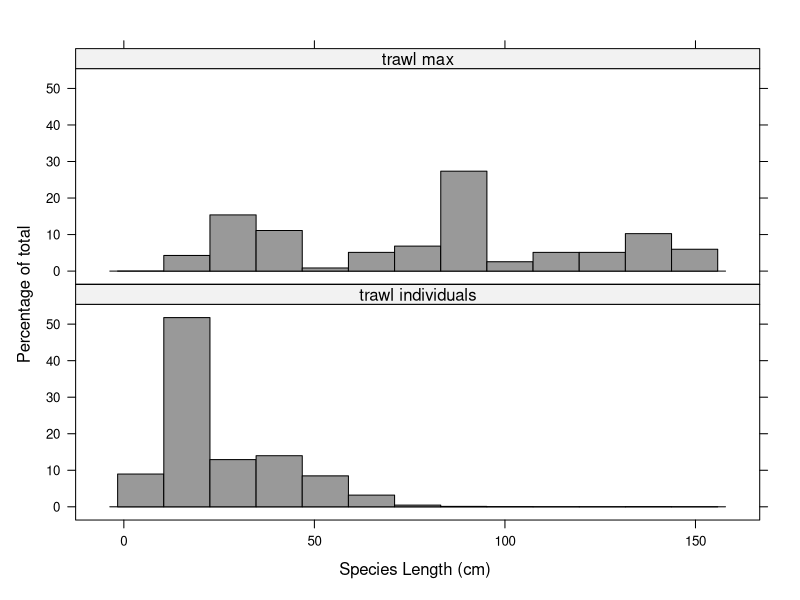
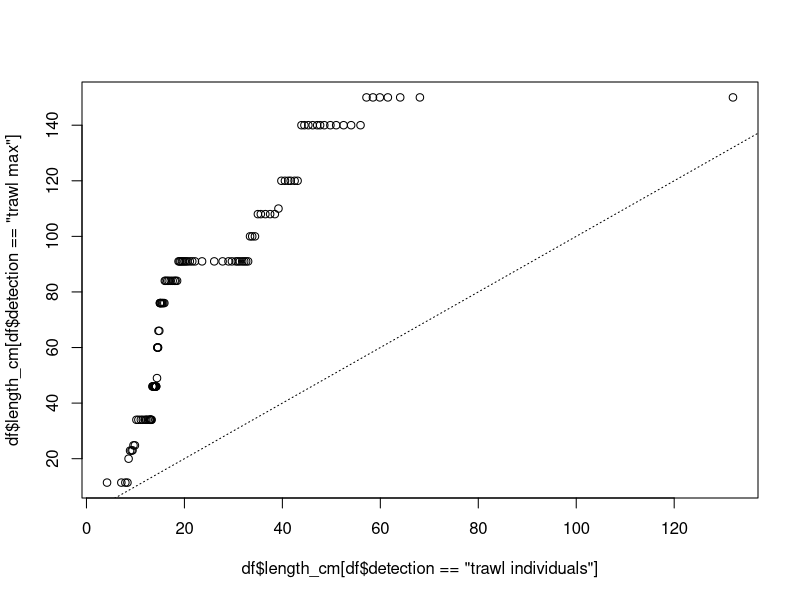
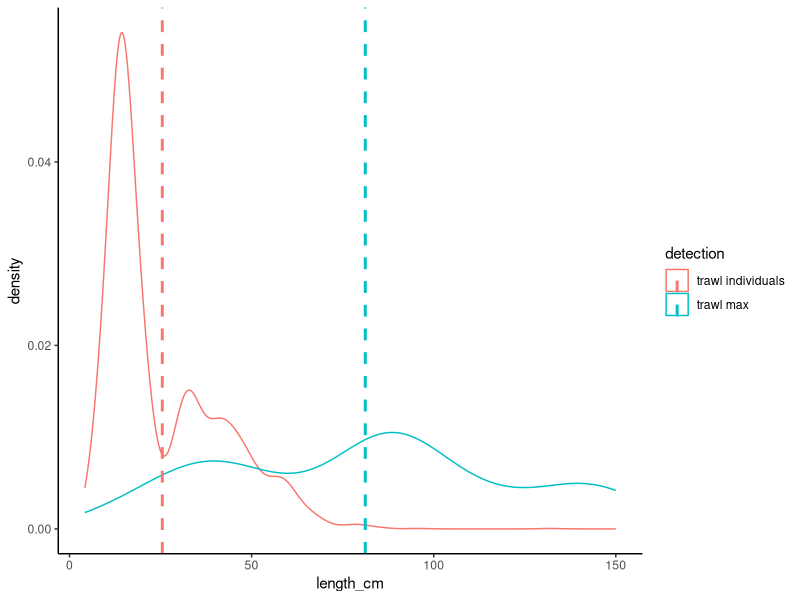
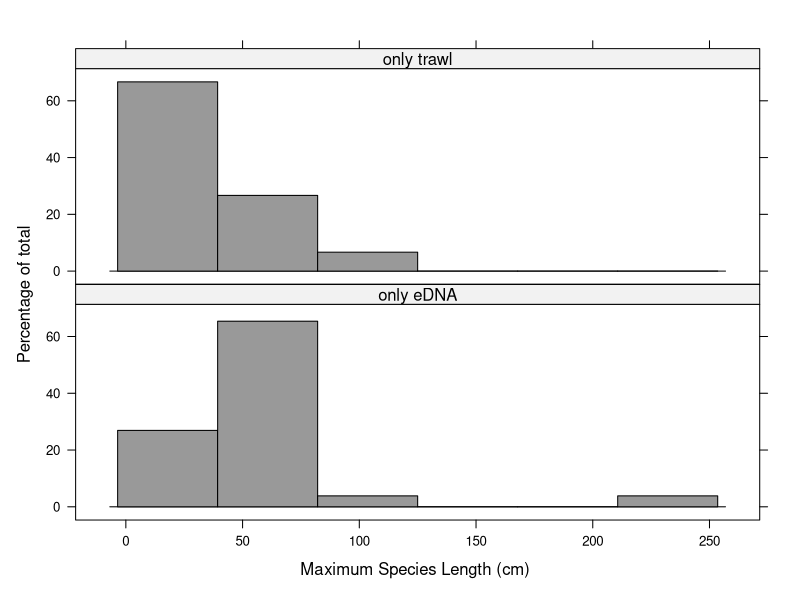
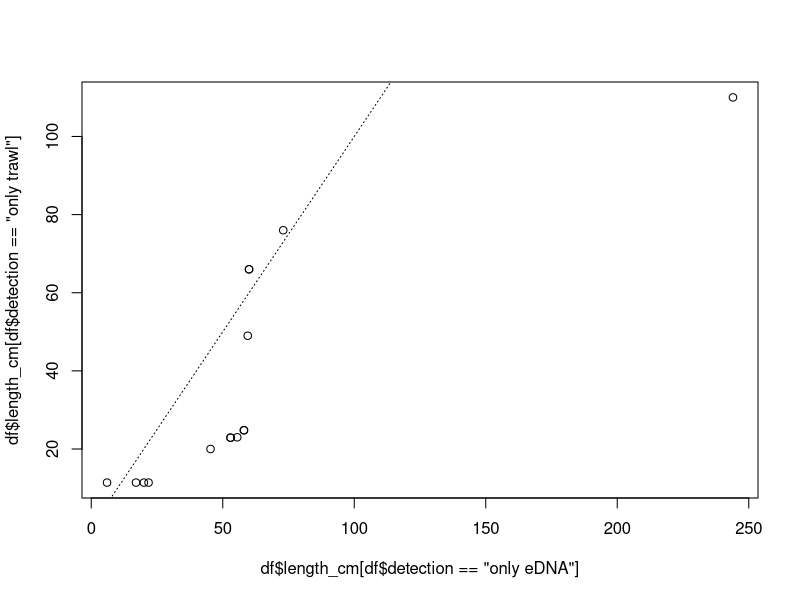
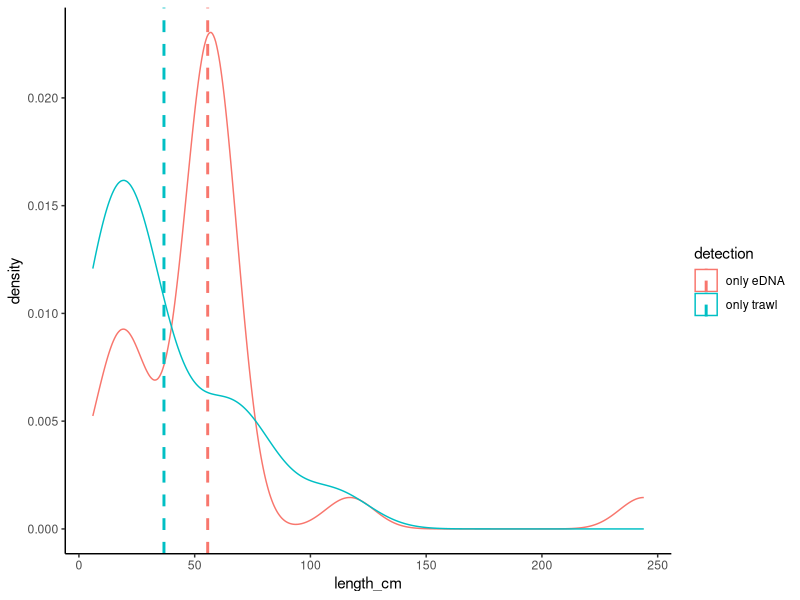
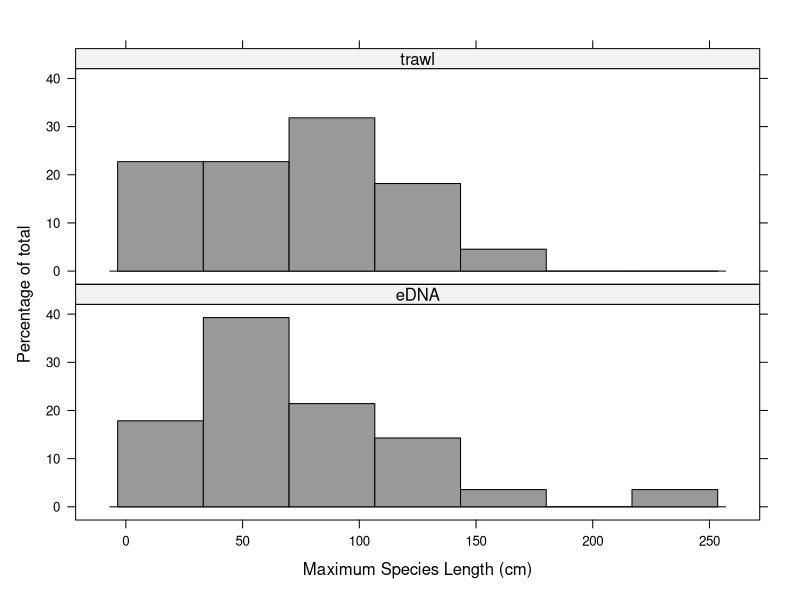
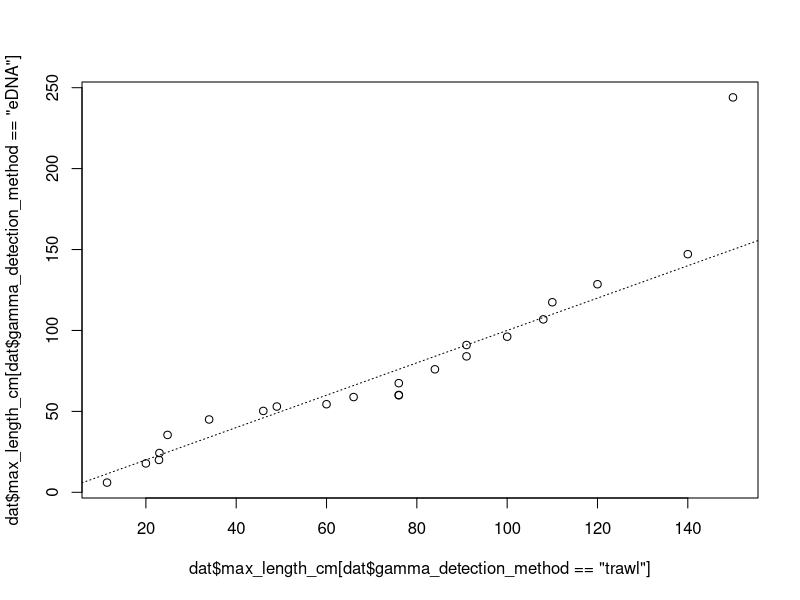

The R source for these figures, in order:
#Length Analysis 
#goal: statistical analysis of length distributions 

library(lattice)
library(plyr)
library(ggplot2)

dat <- read.csv(here::here("Processed_data", #does not include 'trawl individuals' 
                                "traits",
                                "length_2.csv"),
                     head=TRUE)

dat1 <- read.csv(here::here("Processed_data", #includes trawl individuals, only eDNA/trawl
                           "traits",
                           "length.csv"), 
                head=TRUE)



#Is there a true difference in distributions between indv. trawl + all trawl(detected by eDNA + trawl?) max. length? ####

#dataset
#extract ind. trawl, only trawl + both data from dat1 dataset 
df <- subset(dat1, detection %in% c('trawl individuals','only trawl','both eDNA/trawl'))  
df <- df[!is.na(df$length_cm),] #remove NA 

#rename only trawl + both eDNA/trawl to one common name trawl max 
df <- data.frame(lapply(df, function(x) {
  gsub("only trawl", "trawl max", x) 
  
}))

df <- data.frame(lapply(df, function(x) {
  gsub("both eDNA/trawl", "trawl max", x) 
  
}))
#change length to numeric 
df$length_cm <- as.numeric(df$length_cm)

#plot distributions
histogram(~ length_cm | detection, data = df, col = "gray60", layout = c(1, 2),
          xlab = list("Species Length (cm) "),
          ylab = list("Percentage of total"),
          scales = list(y = list(alternating = F)),
          strip = strip.custom(factor.levels = c("trawl individuals", "trawl max")))

qqplot(df$length_cm[df$detection == "trawl individuals"],
       df$length_cm[df$detection == "trawl max"])
abline(a = 0, b = 1, lty = 3)

#Two-sample Kolmogorov-Smirnov test
ks.test(df$length_cm[df$detection == "trawl individuals"],
        df$length_cm[df$detection == "trawl max"])

#Wilcox test
wilcox.test(length_cm ~ detection, data = df)

#T-test
t.test(length_cm ~ detection, data = df)


# Overlaid density plots with means

#plot again w/ distributions + mean
cdat <- ddply(df, "detection", summarise, length.mean=mean(length_cm))
cdat

plot <- ggplot(df, aes(x=length_cm, colour=detection)) +
  geom_density() +
  geom_vline(data=cdat, aes(xintercept=length.mean,  colour=detection),
             linetype="dashed", size=1) + 
  theme_classic()
plot

ggsave("./Outputs/traits/indvsmax.png", 
       plot = plot,
       width = 10, height = 6, units = "in")

#I want to know if there is a true difference in distribution between only eDNA + only trawl (only max length)####

#subset dat1 for only eDNA and only trawl 
df <- subset(dat1, detection %in% c('only trawl','only eDNA'))  
df <- df[!is.na(df$length_cm),] #remove NA

#plot distributions
histogram(~ length_cm | detection, data = df, col = "gray60", layout = c(1, 2),
          xlab = list("Maximum Species Length (cm) "),
          ylab = list("Percentage of total"),
          scales = list(y = list(alternating = F)),
          strip = strip.custom(factor.levels = c("only eDNA", "only trawl")))

qqplot(df$length_cm[df$detection == "only eDNA"],
       df$length_cm[df$detection == "only trawl"])
abline(a = 0, b = 1, lty = 3)

#Two-sample Kolmogorov-Smirnov test
ks.test(df$length_cm[df$detection == "only eDNA"],
        df$length_cm[df$detection == "only trawl"])

#Wilcox test
wilcox.test(length_cm ~ detection, data = df)

#T-test
t.test(length_cm ~ detection, data = df)

#plot again w/ distributions + mean
cdat <- ddply(df, "detection", summarise, length.mean=mean(length_cm))
cdat

plot <- ggplot(df, aes(x=length_cm, colour=detection)) +
  geom_density() +
  geom_vline(data=cdat, aes(xintercept=length.mean,  colour=detection),
             linetype="dashed", size=1) + 
  theme_classic()
plot

ggsave("./Outputs/traits/onlyeDNAtrawl.png", 
       plot = plot,
       width = 10, height = 6, units = "in")

#I want to know if there is a true difference between all eDNA + all trawl (only max length) ####
histogram(~ max_length_cm |gamma_detection_method, data = dat, col = "gray60", layout = c(1, 2),
          xlab = list("Maximum Species Length (cm)"),
          ylab = list("Percentage of total"),
          scales = list(y = list(alternating = F)),
          strip = strip.custom(factor.levels = c("eDNA", "trawl")))

qqplot(dat$max_length_cm[dat$gamma_detection_method == "trawl"],
       dat$max_length_cm[dat$gamma_detection_method == "eDNA"])
abline(a = 0, b = 1, lty = 3)

#Two-sample Kolmogorov-Smirnov test
ks.test(dat$max_length_cm[dat$gamma_detection_method == "trawl"],
        dat$max_length_cm[dat$gamma_detection_method == "eDNA"])

#Wilcox test
wilcox.test(max_length_cm ~ gamma_detection_method, data = dat)

#T-test
t.test(max_length_cm ~ gamma_detection_method, data = dat)

#plot again w/ distributions + mean
cdat <- ddply(dat, "gamma_detection_method", summarise, length.mean=mean(max_length_cm))
cdat

plot <- ggplot(dat, aes(x=max_length_cm, colour=gamma_detection_method)) +
  geom_density() +
  geom_vline(data=cdat, aes(xintercept=length.mean,  colour=gamma_detection_method),
             linetype="dashed", size=1) + 
  theme_classic()
plot


ggsave("./Outputs/traits/alltrawledna.png", 
       plot = plot,
       width = 10, height = 6, units = "in")

